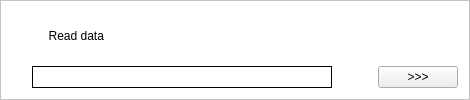
                                           <widget class="QFrame" name="verticalFrame_20">
                                            <property name="styleSheet">
                                             <string notr="true">background-color: rgb(255, 255, 255);
color: rgb(0, 0, 0);</string>
                                            </property>
                                            <property name="frameShape">
                                             <enum>QFrame::StyledPanel</enum>
                                            </property>
                                            <layout class="QVBoxLayout" name="verticalLayout_28">
                                             <item>
                                              <layout class="QVBoxLayout" name="verticalLayout_29">
                                               <property name="leftMargin">
                                                <number>20</number>
                                               </property>
                                               <item>
                                                <widget class="QLabel" name="label_12">
                                                 <property name="frameShape">
                                                  <enum>QFrame::NoFrame</enum>
                                                 </property>
                                                 <property name="text">
                                                  <string>     Read data </string>
                                                 </property>
                                                </widget>
                                               </item>
                                              </layout>
                                             </item>
                                             <item>
                                              <layout class="QHBoxLayout" name="horizontalLayout_14">
                                               <property name="leftMargin">
                                                <number>20</number>
                                               </property>
                                               <item>
                                                <widget class="QLabel" name="lab_ReadData_2Dcode">
                                                 <property name="minimumSize">
                                                  <size>
                                                   <width>300</width>
                                                   <height>0</height>
                                                  </size>
                                                 </property>
                                                 <property name="frameShape">
                                                  <enum>QFrame::Box</enum>
                                                 </property>
                                                 <property name="text">
                                                  <string/>
                                                 </property>
                                                </widget>
                                               </item>
                                               <item>
                                                <spacer name="horizontalSpacer_8">
                                                 <property name="orientation">
                                                  <enum>Qt::Horizontal</enum>
                                                 </property>
                                                 <property name="sizeHint" stdset="0">
                                                  <size>
                                                   <width>40</width>
                                                   <height>20</height>
                                                  </size>
                                                 </property>
                                                </spacer>
                                               </item>
                                               <item>
                                                <widget class="QPushButton" name="btn_ReadDataDetail_2Dcode">
                                                 <property name="styleSheet">
                                                  <string notr="true">background-color: rgb(238, 238, 236);</string>
                                                 </property>
                                                 <property name="text">
                                                  <string>&gt;&gt;&gt;</string>
                                                 </property>
                                                </widget>
                                               </item>
                                              </layout>
                                             </item>
                                            </layout>
                                           </widget>
